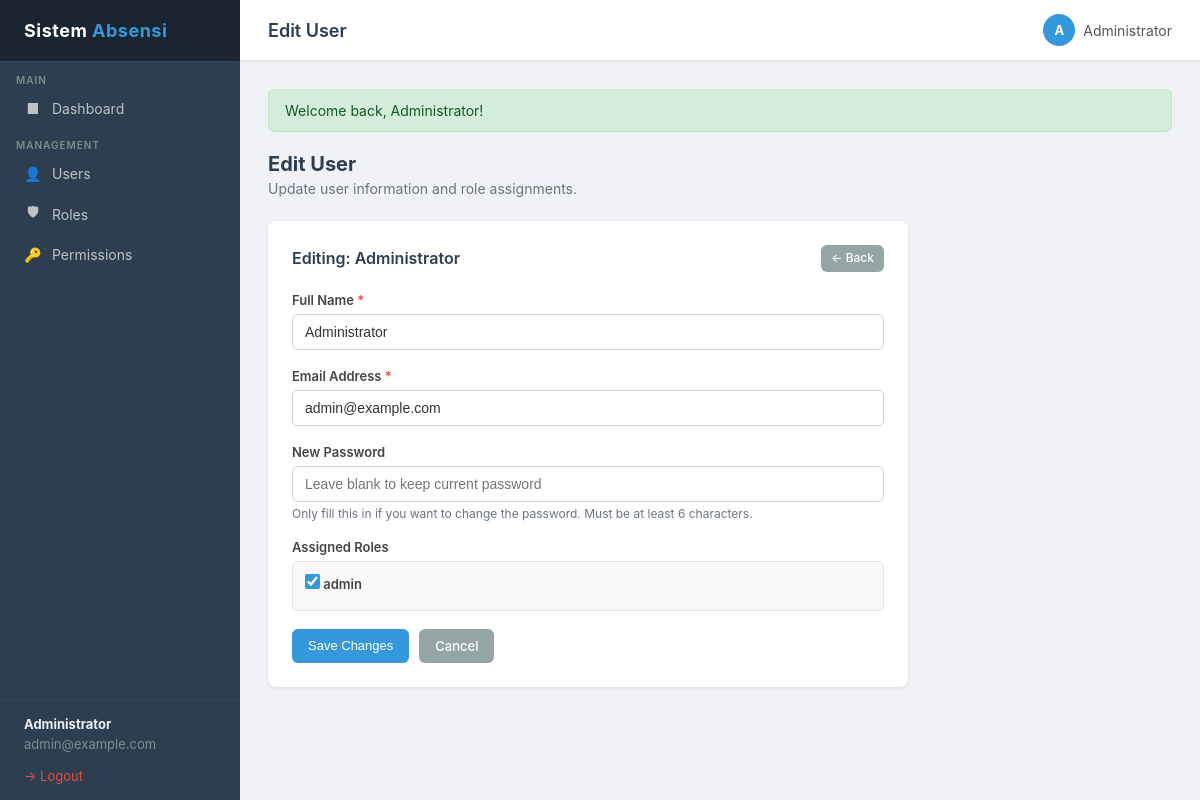
/index.php?page=users&action=edit&id=1 (signed in), run on the app's committed database.
### tables this page shows
CREATE TABLE IF NOT EXISTS users (
    id         INT AUTO_INCREMENT PRIMARY KEY,
    name       VARCHAR(100) NOT NULL,
    email      VARCHAR(100) UNIQUE NOT NULL,
    password   VARCHAR(255) NOT NULL,
    created_at TIMESTAMP DEFAULT CURRENT_TIMESTAMP,
    updated_at TIMESTAMP DEFAULT CURRENT_TIMESTAMP ON UPDATE CURRENT_TIMESTAMP
);

CREATE TABLE IF NOT EXISTS roles (
    id          INT AUTO_INCREMENT PRIMARY KEY,
    name        VARCHAR(50) UNIQUE NOT NULL,
    description VARCHAR(255),
    created_at  TIMESTAMP DEFAULT CURRENT_TIMESTAMP
);

### controllers/UserController.php (called while the page is built, shortened)
<?php
require_once __DIR__ . '/../core/Auth.php';
require_once __DIR__ . '/../models/User.php';
require_once __DIR__ . '/../models/Role.php';
class UserController {
    public function edit(int $id): void {
        $user = User::findById($id);
        $roles      = Role::findAll();
        $userRoles  = User::getRoles($id);
        $userRoleIds = array_column($userRoles, 'id');
        require __DIR__ . '/../views/users/edit.php';
    }
}

### core/Auth.php (called while the page is built, shortened)
<?php
require_once __DIR__ . '/../models/User.php';
class Auth {
    public static function user(): array|null {
        return $_SESSION['auth_user'] ?? null;
    }
    public static function hasPermission(string $permission): bool {
        $permissions = $_SESSION['auth_permissions'] ?? [];
        return in_array($permission, $permissions, true);
    }
}

### core/Database.php (called while the page is built, shortened)
<?php
class Database {
    private static ?Database $instance = null;
    private PDO $pdo;
    private function __construct() {
        $dsn = 'mysql:host=' . DB_HOST . ';dbname=' . DB_NAME . ';charset=utf8mb4';
        $options = [
            PDO::ATTR_ERRMODE            => PDO::ERRMODE_EXCEPTION,
            PDO::ATTR_DEFAULT_FETCH_MODE => PDO::FETCH_ASSOC,
            PDO::ATTR_EMULATE_PREPARES   => false,
        ];
        try {
            $this->pdo = new PDO($dsn, DB_USER, DB_PASS, $options);
        } catch (PDOException $e) {
            die('Database connection failed: ' . $e->getMessage());
        }
    }
    public static function getInstance(): Database {
        if (self::$instance === null) {
            self::$instance = new self();
        }
        return self::$instance;
    }
    public function query(string $sql, array $params = []): PDOStatement {
        $stmt = $this->pdo->prepare($sql);
        $stmt->execute($params);
        return $stmt;
    }
    public function fetch(string $sql, array $params = []): array|false {
        return $this->query($sql, $params)->fetch();
    }
    public function fetchAll(string $sql, array $params = []): array {
        return $this->query($sql, $params)->fetchAll();
    }
}

### models/User.php (called while the page is built, shortened)
<?php
require_once __DIR__ . '/../core/Database.php';
class User {
    public static function findById(int $id): array|false {
        $db = Database::getInstance();
        return $db->fetch('SELECT id, name, email, created_at, updated_at FROM users WHERE id = ?', [$id]);
    }
    public static function getRoles(int $userId): array {
        $db = Database::getInstance();
        return $db->fetchAll(
            'SELECT r.* FROM roles r
             INNER JOIN user_roles ur ON ur.role_id = r.id
             WHERE ur.user_id = ?',
            [$userId]
        );
    }
}

### models/Role.php (called while the page is built, shortened)
<?php
require_once __DIR__ . '/../core/Database.php';
class Role {
    public static function findAll(): array {
        $db = Database::getInstance();
        return $db->fetchAll('SELECT * FROM roles ORDER BY id ASC');
    }
}

### views/users/edit.php (the view, shortened to what this page needs)
<?php
$pageTitle = 'Edit User';
require __DIR__ . '/../../views/layouts/header.php';
?>
<div class="page-header">
    <h2>Edit User</h2>
    <p>Update user information and role assignments.</p>
</div>
<div class="card" style="max-width:640px;">
    <div class="card-header">
        <span class="card-title">Editing: <?= htmlspecialchars($user['name']) ?></span>
        <a href="<?= BASE_URL ?>/index.php?page=users&action=index" class="btn btn-secondary btn-sm">&larr; Back</a>
    </div>
    <form action="<?= BASE_URL ?>/index.php?page=users&action=update&id=<?= $user['id'] ?>" method="POST">
        <div class="form-group">
            <label for="name">Full Name <span style="color:#e74c3c;">*</span></label>
            <input type="text" id="name" name="name" class="form-control"
                   value="<?= htmlspecialchars($_POST['name'] ?? $user['name']) ?>"
                   required>
        </div>
        <div class="form-group">
            <label for="email">Email Address <span style="color:#e74c3c;">*</span></label>
            <input type="email" id="email" name="email" class="form-control"
                   value="<?= htmlspecialchars($_POST['email'] ?? $user['email']) ?>"
                   required>
        </div>
        <div class="form-group">
            <label for="password">New Password</label>
            <input type="password" id="password" name="password" class="form-control"
                   placeholder="Leave blank to keep current password">
            <p class="form-text">Only fill this in if you want to change the password. Must be at least 6 characters.</p>
        </div>
        <div class="form-group">
            <label>Assigned Roles</label>
            <?php if (!empty($roles)): ?>
            <div class="checkbox-grid">
                <?php foreach ($roles as $role): ?>
                <label class="checkbox-item">
                    <input type="checkbox" name="roles[]" value="<?= $role['id'] ?>"
                        <?= in_array($role['id'], $userRoleIds) ? 'checked' : '' ?>>
                    <?= htmlspecialchars($role['name']) ?>
                </label>
                <?php endforeach; ?>
            </div>
            <?php else: ?>
            <p class="text-muted">No roles available.</p>
            <?php endif; ?>
        </div>
        <div style="display:flex;gap:10px;margin-top:8px;">
            <button type="submit" class="btn btn-primary">Save Changes</button>
            <a href="<?= BASE_URL ?>/index.php?page=users&action=index" class="btn btn-secondary">Cancel</a>
        </div>
    </form>
</div>
<?php require __DIR__ . '/../../views/layouts/sidebar.php'; ?>

### views/layouts/header.php (shortened to what this page needs)
<!DOCTYPE html>
<html lang="en">
<head>
</head>
<body>
<?php
$currentPage   = $_GET['page'] ?? 'dashboard';
function isActive(string $page): string {
    global $currentPage;
    return $currentPage === $page ? 'active' : '';
}
$authUser = Auth::user();
$initials = $authUser ? strtoupper(substr($authUser['name'], 0, 1)) : '?';
?>
<aside class="sidebar">
    <a href="<?= BASE_URL ?>/index.php?page=dashboard&action=index" class="sidebar-brand">
        Sistem <span>Absensi</span>
    </a>
    <div class="sidebar-section">Main</div>
    <nav>
        <a href="<?= BASE_URL ?>/index.php?page=dashboard&action=index" class="<?= isActive('dashboard') ?>">
            <i class="icon">&#9632;</i> Dashboard
        </a>
    </nav>
    <?php if (Auth::hasPermission('user.view')): ?>
    <div class="sidebar-section">Management</div>
    <nav>
        <?php if (Auth::hasPermission('user.view')): ?>
        <a href="<?= BASE_URL ?>/index.php?page=users&action=index" class="<?= isActive('users') ?>">
            <i class="icon">&#128100;</i> Users
        </a>
        <?php endif; ?>
        <?php if (Auth::hasPermission('role.view')): ?>
        <a href="<?= BASE_URL ?>/index.php?page=roles&action=index" class="<?= isActive('roles') ?>">
            <i class="icon">&#128737;</i> Roles
        </a>
        <?php endif; ?>
        <?php if (Auth::hasPermission('permission.view')): ?>
        <a href="<?= BASE_URL ?>/index.php?page=permissions&action=index" class="<?= isActive('permissions') ?>">
            <i class="icon">&#128273;</i> Permissions
        </a>
        <?php endif; ?>
    </nav>
    <?php endif; ?>
    <div class="sidebar-footer">
        <strong><?= htmlspecialchars($authUser['name'] ?? '') ?></strong>
        <?= htmlspecialchars($authUser['email'] ?? '') ?>
        <br><br>
        <a href="<?= BASE_URL ?>/index.php?page=auth&action=logout">&#8594; Logout</a>
    </div>
</aside>
<div class="main-wrapper">
    <div class="topbar">
        <h1><?= htmlspecialchars($pageTitle ?? 'Dashboard') ?></h1>
        <div class="user-info">
            <div class="avatar"><?= $initials ?></div>
            <span><?= htmlspecialchars($authUser['name'] ?? '') ?></span>
        </div>
    </div>
    <div class="content">
<?php
if (!empty($_SESSION['flash'])):
    $flash = $_SESSION['flash'];
?>
        <div class="flash <?= htmlspecialchars($flash['type']) ?>">
            <?= $flash['message'] ?>
        </div>
<?php endif; ?>

### views/layouts/header.php (style rules this page uses)
*, *::before, *::after { box-sizing: border-box; margin: 0; padding: 0; }
body { font-family: -apple-system, BlinkMacSystemFont, 'Segoe UI', Roboto, Oxygen, sans-serif; background: #f0f2f5; color: #333; display: flex; min-height: 100vh; }
.sidebar { width: 240px; min-height: 100vh; background: #2c3e50; color: #ecf0f1; display: flex; flex-direction: column; flex-shrink: 0; position: fixed; top: 0; left: 0; bottom: 0; }
.sidebar-brand { padding: 20px 24px; font-size: 18px; font-weight: 700; letter-spacing: 0.5px; border-bottom: 1px solid #34495e; background: #1a252f; text-decoration: none; color: #fff; display: block; }
.sidebar-brand span { color: #3498db; }
.sidebar-section { padding: 12px 16px 4px; font-size: 10px; text-transform: uppercase; letter-spacing: 1px; color: #7f8c8d; font-weight: 600; }
.sidebar nav a { display: flex; align-items: center; gap: 10px; padding: 10px 24px; color: #bdc3c7; text-decoration: none; font-size: 14px; transition: background 0.15s, color 0.15s; }
.sidebar nav a .icon { width: 18px; text-align: center; font-style: normal; }
.sidebar-footer { margin-top: auto; padding: 16px 24px; border-top: 1px solid #34495e; font-size: 13px; color: #7f8c8d; }
.sidebar-footer strong { display: block; color: #ecf0f1; margin-bottom: 4px; }
.sidebar-footer a { color: #e74c3c; text-decoration: none; font-size: 13px; }
.main-wrapper { margin-left: 240px; flex: 1; display: flex; flex-direction: column; min-height: 100vh; }
.topbar { background: #fff; padding: 14px 28px; border-bottom: 1px solid #e0e4e8; display: flex; align-items: center; justify-content: space-between; position: sticky; top: 0; z-index: 100; box-shadow: 0 1px 4px rgba(0,0,0,0.06); }
.topbar h1 { font-size: 18px; font-weight: 600; color: #2c3e50; }
.topbar .user-info { display: flex; align-items: center; gap: 8px; font-size: 14px; color: #555; }
.topbar .user-info .avatar { width: 32px; height: 32px; border-radius: 50%; background: #3498db; color: #fff; display: flex; align-items: center; justify-content: center; font-weight: 700; font-size: 13px; }
.content { padding: 28px; flex: 1; }
.flash { padding: 12px 16px; border-radius: 6px; margin-bottom: 20px; font-size: 14px; display: flex; align-items: flex-start; gap: 8px; }
.flash.success { background: #d4edda; color: #155724; border: 1px solid #c3e6cb; }
.card { background: #fff; border-radius: 8px; box-shadow: 0 1px 4px rgba(0,0,0,0.08); padding: 24px; margin-bottom: 24px; }
.card-header { display: flex; align-items: center; justify-content: space-between; margin-bottom: 20px; }
.card-title { font-size: 16px; font-weight: 600; color: #2c3e50; }
.btn { display: inline-flex; align-items: center; gap: 6px; padding: 8px 16px; border-radius: 6px; border: none; cursor: pointer; font-size: 13px; font-weight: 500; text-decoration: none; transition: opacity 0.15s, background 0.15s; line-height: 1.4; }
.btn-primary { background: #3498db; color: #fff; }
.btn-secondary { background: #95a5a6; color: #fff; }
.btn-sm { padding: 5px 10px; font-size: 12px; }
.form-group { margin-bottom: 18px; }
.form-group label { display: block; font-size: 13px; font-weight: 600; color: #444; margin-bottom: 6px; }
.form-control { width: 100%; padding: 9px 12px; border: 1px solid #d1d5db; border-radius: 6px; font-size: 14px; color: #333; background: #fff; transition: border-color 0.15s, box-shadow 0.15s; outline: none; }
.form-text { font-size: 12px; color: #6b7280; margin-top: 4px; }
.checkbox-grid { display: grid; grid-template-columns: repeat(auto-fill, minmax(200px, 1fr)); gap: 8px; padding: 12px; background: #f8f9fa; border: 1px solid #e0e4e8; border-radius: 6px; max-height: 220px; overflow-y: auto; }
.checkbox-item { display: flex; align-items: center; gap: 8px; font-size: 13px; cursor: pointer; }
.checkbox-item input[type="checkbox"] { width: 15px; height: 15px; accent-color: #3498db; cursor: pointer; }
.page-header { margin-bottom: 24px; }
.page-header h2 { font-size: 20px; font-weight: 700; color: #2c3e50; }
.page-header p { font-size: 14px; color: #6b7280; margin-top: 4px; }

### data on the page
users: name "Administrator", email "admin@example.com", name "A"
roles: id "☑", name "admin"

### other printed values
$pageTitle "Edit User"
$flash['message'] "Welcome back, Administrator!"
